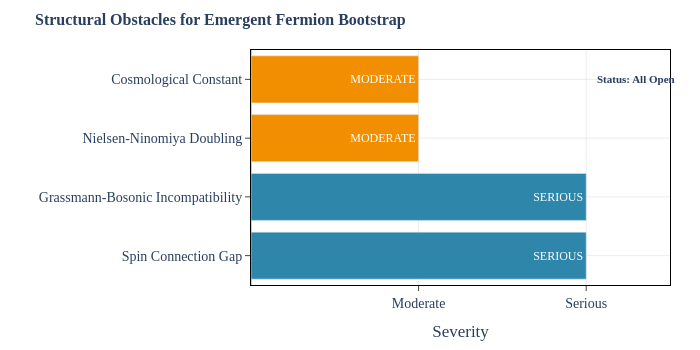

Here is the notebook cell this chart was saved with:
### Markdown cell above
## 6. Structural Obstacles

Four obstacles prevent the emergent fermion bootstrap at Level 2.

### Code cell
# viz-ref: fig_adw_structural_obstacles
from src.core.visualizations import fig_adw_structural_obstacles

fig_adw_structural_obstacles().show()

### Figure 1 — Plotly figure (JSON) as saved in the notebook; plotly's stock layout.template omitted (floating-point values rounded to 4 significant figures)
{"data": [{"marker": {"color": ["#2E86AB", "#2E86AB", "#F18F01", "#F18F01"]}, "orientation": "h", "text": ["SERIOUS", "SERIOUS", "MODERATE", "MODERATE"], "textfont": {"color": "white", "size": 12}, "textposition": "inside", "type": "bar", "x": [2, 2, 1, 1], "y": ["Spin Connection\nGap", "Grassmann-Bosonic\nIncompatibility", "Nielsen-Ninomiya\nDoubling", "Cosmological\nConstant"]}], "layout": {"annotations": [{"font": {"size": 11}, "showarrow": false, "text": "<b>Status: All Open</b>", "x": 2.3, "y": 3}], "font": {"family": "CMU Serif, Computer Modern, Times New Roman, serif", "size": 14}, "height": 350, "margin": {"b": 60, "l": 70, "r": 30, "t": 50}, "paper_bgcolor": "white", "plot_bgcolor": "white", "title": {"font": {"family": "CMU Serif, Computer Modern, Times New Roman, serif", "size": 16}, "text": "<b>Structural Obstacles for Emergent Fermion Bootstrap</b>"}, "width": 700, "xaxis": {"gridcolor": "rgba(0,0,0,0.08)", "linecolor": "black", "linewidth": 1, "mirror": true, "range": [0, 2.5], "showgrid": true, "showline": true, "ticks": "outside", "ticktext": ["Moderate", "Serious"], "tickvals": [1, 2], "title": {"text": "Severity"}, "zeroline": true, "zerolinecolor": "rgba(0,0,0,0.2)"}, "yaxis": {"gridcolor": "rgba(0,0,0,0.08)", "linecolor": "black", "linewidth": 1, "mirror": true, "showgrid": true, "showline": true, "ticks": "outside", "title": {"text": ""}, "zeroline": true, "zerolinecolor": "rgba(0,0,0,0.2)"}}}
